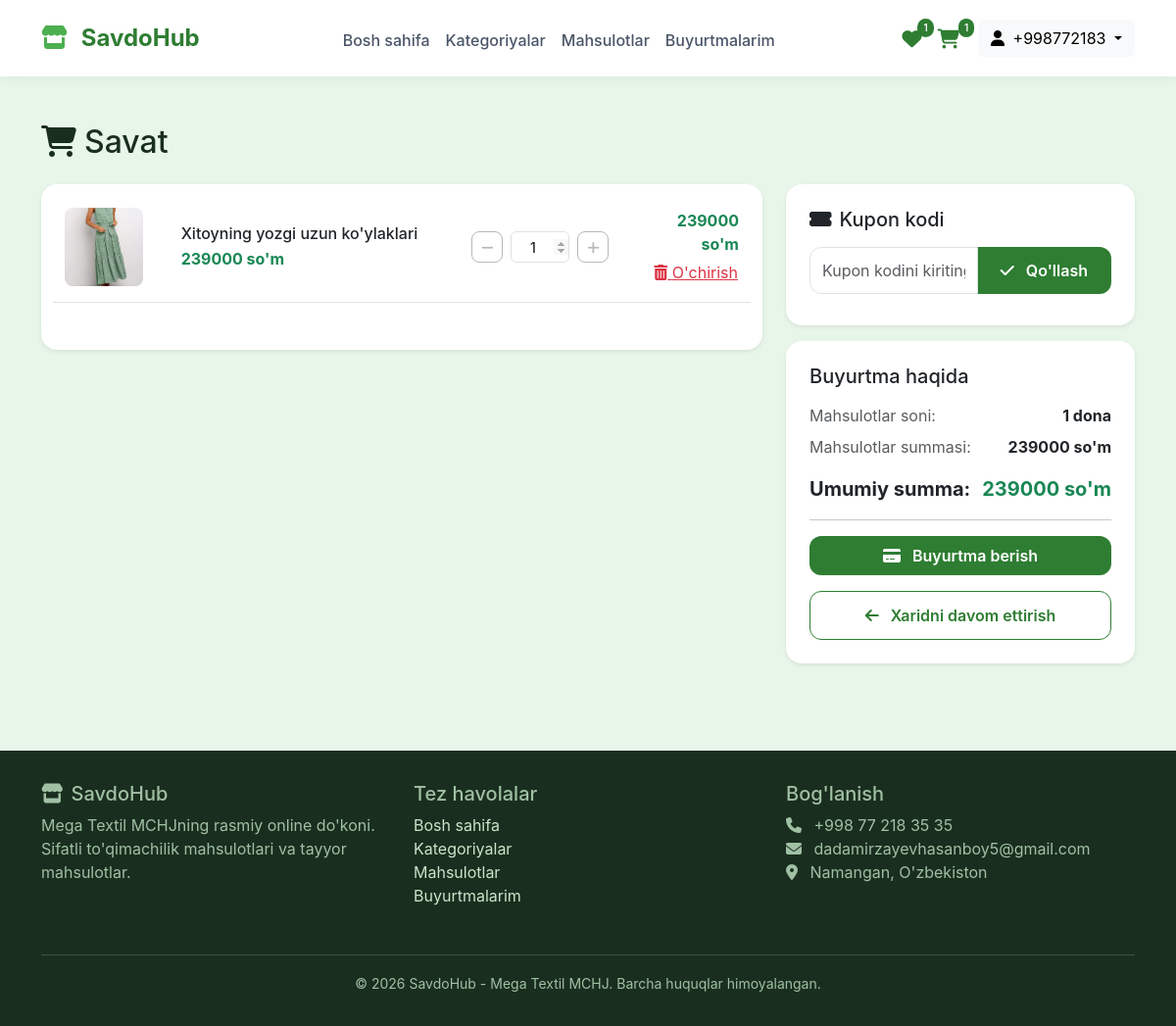
/cart/ (signed in), run on an earlier commit of the app's database.
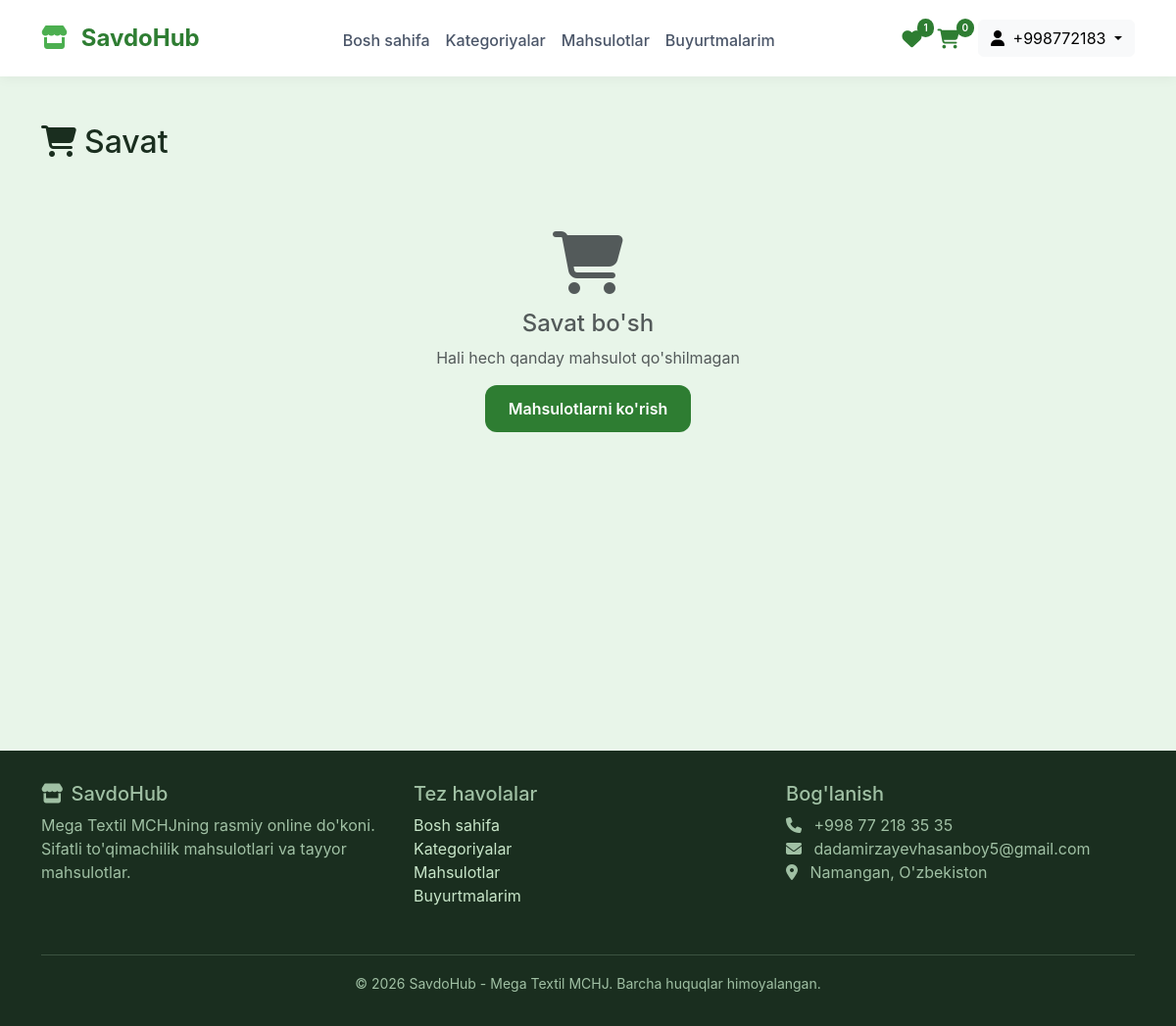
And on a later commit of the database.
### shop/models.py (models this page shows, shortened)
class CartItem(models.Model):
    cart = models.ForeignKey(Cart, on_delete=models.CASCADE, related_name='items', verbose_name="Savat")
    product = models.ForeignKey(Product, on_delete=models.CASCADE, related_name='cart_items', verbose_name="Mahsulot")
    size = models.CharField(max_length=20, blank=True, null=True, verbose_name="O'lcham")
    color = models.CharField(max_length=50, blank=True, null=True, verbose_name="Rang")
    quantity = models.IntegerField(default=1, verbose_name="Soni")
    class Meta:
        verbose_name = "Savatdagi mahsulot"
        verbose_name_plural = "Savatdagi mahsulotlar"
        unique_together = ['cart', 'product', 'size', 'color']
    @property
    def total_price(self):
        return self.product.price * self.quantity

class Product(models.Model):
    category = models.ForeignKey(Category, on_delete=models.CASCADE, related_name='products')
    name = models.CharField(max_length=200)
    slug = models.SlugField(unique=True)
    description = models.TextField()
    price = models.DecimalField(max_digits=10, decimal_places=2)
    old_price = models.DecimalField(max_digits=10, decimal_places=2, blank=True, null=True)
    image = models.ImageField(upload_to='products/')
    image2 = models.ImageField(upload_to='products/', blank=True, null=True)
    image3 = models.ImageField(upload_to='products/', blank=True, null=True)
    is_available = models.BooleanField(default=True)
    is_featured = models.BooleanField(default=False)
    is_new = models.BooleanField(default=False)
    created_at = models.DateTimeField(auto_now_add=True)
    class Meta:
        verbose_name = "Mahsulot"
        verbose_name_plural = "Mahsulotlar"
        ordering = ['-created_at']
    def get_absolute_url(self):
        return reverse('shop:product_detail', args=[self.category.slug, self.slug])
    @property
    def total_stock(self):
        return sum(variant.stock for variant in self.variants.all())

class Cart(models.Model):
    user = models.ForeignKey(User, on_delete=models.CASCADE, related_name='carts', verbose_name="Foydalanuvchi")
    created_at = models.DateTimeField(auto_now_add=True, verbose_name="Yaratilgan vaqt")
    updated_at = models.DateTimeField(auto_now=True, verbose_name="Yangilangan vaqt")
    class Meta:
        verbose_name = "Savat"
        verbose_name_plural = "Savatlar"
    @property
    def total_items(self):
        return sum(item.quantity for item in self.items.all())
    @property
    def total_price(self):
        return sum(item.total_price for item in self.items.all())

### shop/views.py (the view, shortened to what this page needs)
# urls.py: path('cart/', views.cart_view, name='cart'),
def cart_view(request):
    if not request.user.is_authenticated:
        messages.warning(request, 'Savatni ko\'rish uchun tizimga kiring!')
        return redirect('accounts:login')
    cart, created = Cart.objects.get_or_create(user=request.user)
    discount = 0
    coupon_code = None
    coupon_id = None
    final_total = cart.total_price - discount
    context = {
        'cart': cart,
        'cart_total_items': cart.total_items,
        'wishlist_count': get_wishlist_count(request),
        'discount': discount,
        'final_total': final_total,
        'coupon_code': coupon_code,
    }
    return render(request, 'shop/cart.html', context)

### shop/views.py (called while the page is built)
def get_wishlist_count(request):
    if request.user.is_authenticated:
        return Wishlist.objects.filter(user=request.user).count()
    return 0

### shop/templates/shop/cart.html (shortened to what the changed rows need)
{% extends 'shop/base.html' %}
{% block content %}
<div class="container">
    <h2 class="mb-4" style="color: #1a2e1f;"><i class="fas fa-shopping-cart me-2"></i>Savat</h2>
    {% if cart.items.all %}
    <div class="row">
        <div class="col-lg-8">
            <div class="card border-0 shadow-sm rounded-4">
                <div class="card-body p-4">
                    {% for item in cart.items.all %}
                    <div class="row align-items-center mb-4 pb-3 border-bottom" id="cart-item-{{ item.id }}">
                        <div class="col-3 col-md-2">
                            {% if item.product.image %}
                            <img src="{{ item.product.image.url }}" alt="{{ item.product.name }}" class="img-fluid rounded-3" style="width: 80px; height: 80px; object-fit: cover;">
                            {% else %}
                            <div class="bg-light rounded-3 d-flex align-items-center justify-content-center" style="width: 80px; height: 80px;">
                                <i class="fas fa-image text-muted fa-2x"></i>
                            </div>
                            {% endif %}
                        </div>
                        <div class="col-5 col-md-5">
                            <a href="{{ item.product.get_absolute_url }}" class="text-decoration-none text-dark">
                                <h6 class="mb-1">{{ item.product.name|truncatechars:40 }}</h6>
                            </a>
                            <div class="text-success fw-bold">{{ item.product.price|floatformat:0 }} so'm</div>
                        </div>
                        <div class="col-2 col-md-3">
                            <div class="d-flex align-items-center gap-2">
                                <button class="btn btn-sm btn-outline-secondary decrement-btn"
                                        data-item-id="{{ item.id }}"
                                        data-current-qty="{{ item.quantity }}"
                                        {% if item.quantity <= 1 %}disabled{% endif %}
                                        style="width: 32px; height: 32px; padding: 0; border-radius: 8px;">
                                    <i class="fas fa-minus"></i>
                                </button>
                                <input type="number" id="qty-{{ item.id }}"
                                       value="{{ item.quantity }}"
                                       class="form-control text-center quantity-input"
                                       style="width: 60px; height: 32px; padding: 0; font-size: 14px; font-weight: 500;"
                                       min="1"
                                       max="{{ item.product.total_stock }}"
                                       data-item-id="{{ item.id }}"
                                       data-max-stock="{{ item.product.total_stock }}">
                                <button class="btn btn-sm btn-outline-secondary increment-btn"
                                        data-item-id="{{ item.id }}"
                                        data-current-qty="{{ item.quantity }}"
                                        data-max-stock="{{ item.product.total_stock }}"
                                        {% if item.quantity >= item.product.total_stock %}disabled{% endif %}
                                        style="width: 32px; height: 32px; padding: 0; border-radius: 8px;">
                                    <i class="fas fa-plus"></i>
                                </button>
                            </div>
                        </div>
                        <div class="col-2 col-md-2 text-end">
                            <div class="fw-bold text-success">{{ item.total_price|floatformat:0 }} so'm</div>
                            <button class="btn btn-link text-danger p-0 mt-1 remove-item-btn" data-item-id="{{ item.id }}">
                                <i class="fas fa-trash-alt"></i> O'chirish
                            </button>
                        </div>
                    </div>
                    {% endfor %}
                </div>
            </div>
        </div>
        <div class="col-lg-4 mt-4 mt-lg-0">
            <div class="card border-0 shadow-sm rounded-4 mb-3">
                <div class="card-body p-4">
                    <h5 class="mb-3"><i class="fas fa-ticket-alt me-2"></i>Kupon kodi</h5>
                    <div id="couponFormSection" {% if coupon_code %}style="display: none;"{% endif %}>
                        <div class="input-group">
                            <input type="text" id="couponCode" class="form-control" placeholder="Kupon kodini kiriting" style="border-radius: 12px 0 0 12px;">
                            <button class="btn-primary-custom" type="button" id="applyCouponBtn" style="border-radius: 0 12px 12px 0;">
                                <i class="fas fa-check me-2"></i> Qo'llash
                            </button>
                        </div>
                    </div>
                </div>
            </div>
            <div class="card border-0 shadow-sm rounded-4">
                <div class="card-body p-4">
                    <h5 class="mb-3">Buyurtma haqida</h5>
                    <div class="d-flex justify-content-between mb-2">
                        <span class="text-muted">Mahsulotlar soni:</span>
                        <span class="fw-bold">{{ cart.total_items }} dona</span>
                    </div>
                    <div class="d-flex justify-content-between mb-2">
                        <span class="text-muted">Mahsulotlar summasi:</span>
                        <span class="fw-bold">{{ cart.total_price|floatformat:0 }} so'm</span>
                    </div>
                    {% if discount > 0 %}
                    <div class="d-flex justify-content-between mb-2 text-success">
                        <span class="text-muted">Chegirma:</span>
                        <span class="fw-bold">- {{ discount|floatformat:0 }} so'm</span>
                    </div>
                    <div class="d-flex justify-content-between pt-2 border-top mt-2">
                        <span class="fw-bold fs-5">Umumiy summa:</span>
                        <span class="fw-bold text-success fs-5">{{ final_total|floatformat:0 }} so'm</span>
                    </div>
                    {% else %}
                    <div class="d-flex justify-content-between pt-2">
                        <span class="fw-bold fs-5">Umumiy summa:</span>
                        <span class="fw-bold text-success fs-5">{{ cart.total_price|floatformat:0 }} so'm</span>
                    </div>
                    {% endif %}
                    <hr class="my-3">
                    <a href="{% url 'shop:checkout' %}" class="btn-primary-custom w-100 py-2 text-center">
                        <i class="fas fa-credit-card me-2"></i> Buyurtma berish
                    </a>
                    <a href="{% url 'shop:product_list' %}" class="btn-outline-custom w-100 text-center mt-3">
                        <i class="fas fa-arrow-left me-2"></i> Xaridni davom ettirish
                    </a>
                </div>
            </div>
        </div>
    </div>
    {% else %}
    <div class="text-center py-5">
        <i class="fas fa-shopping-cart fa-4x text-muted mb-3"></i>
        <h4 class="text-muted">Savat bo'sh</h4>
        <p class="text-muted">Hali hech qanday mahsulot qo'shilmagan</p>
        <a href="{% url 'shop:product_list' %}" class="btn-primary-custom">Mahsulotlarni ko'rish</a>
    </div>
    {% endif %}
</div>
{% endblock %}

### shop/templates/shop/base.html (shortened to what the changed rows need)
<!DOCTYPE html>
<html lang="uz">
<head>
    <link href="https://cdn.jsdelivr.net/npm/bootstrap@5.3.0/dist/css/bootstrap.min.css" rel="stylesheet">
    <link rel="stylesheet" href="https://cdnjs.cloudflare.com/ajax/libs/font-awesome/6.5.1/css/all.min.css">
</head>
<body>
<nav class="navbar navbar-expand-lg sticky-top">
    <div class="container">
        <div class="collapse navbar-collapse" id="navbarNav">
            <div class="d-flex gap-3 align-items-center">
                <a href="{% url 'shop:cart' %}" class="cart-badge position-relative">
                    <i class="fas fa-shopping-cart fa-lg" style="color: #2e7d32; margin-right: 3px;">
                    </i>
                    <span class="cart-count" id="cartCount">{{ cart_total_items|default:0 }}</span>
                </a>
            </div>
        </div>
    </div>
</nav>
<div class="main-container">
    {% block content %}{% endblock %}
</div>
</body>
</html>

What changed in the data, as far as the page shows it:
removed CartItem: product.image (picture), product.name "Xitoyning yozgi uzun ko'ylaklari", product.price "239000", id "1", total_price "239000"
no longer on this page (row unchanged): Cart: total_items "1", total_price "239000"
Also different on the page:
{{ cart_total_items|default:0 }}: "1" → "0"
text no longer shown: "Kupon kodi Qo'llash Buyurtma haqida Mahsulotlar soni: dona Mahsulotlar summasi: so'm Umumiy summa: so'm Buyurtma berish Xaridni davom ettirish"
text now shown: "Savat bo'sh Hali hech qanday mahsulot qo'shilmagan Mahsulotlarni ko'rish"
